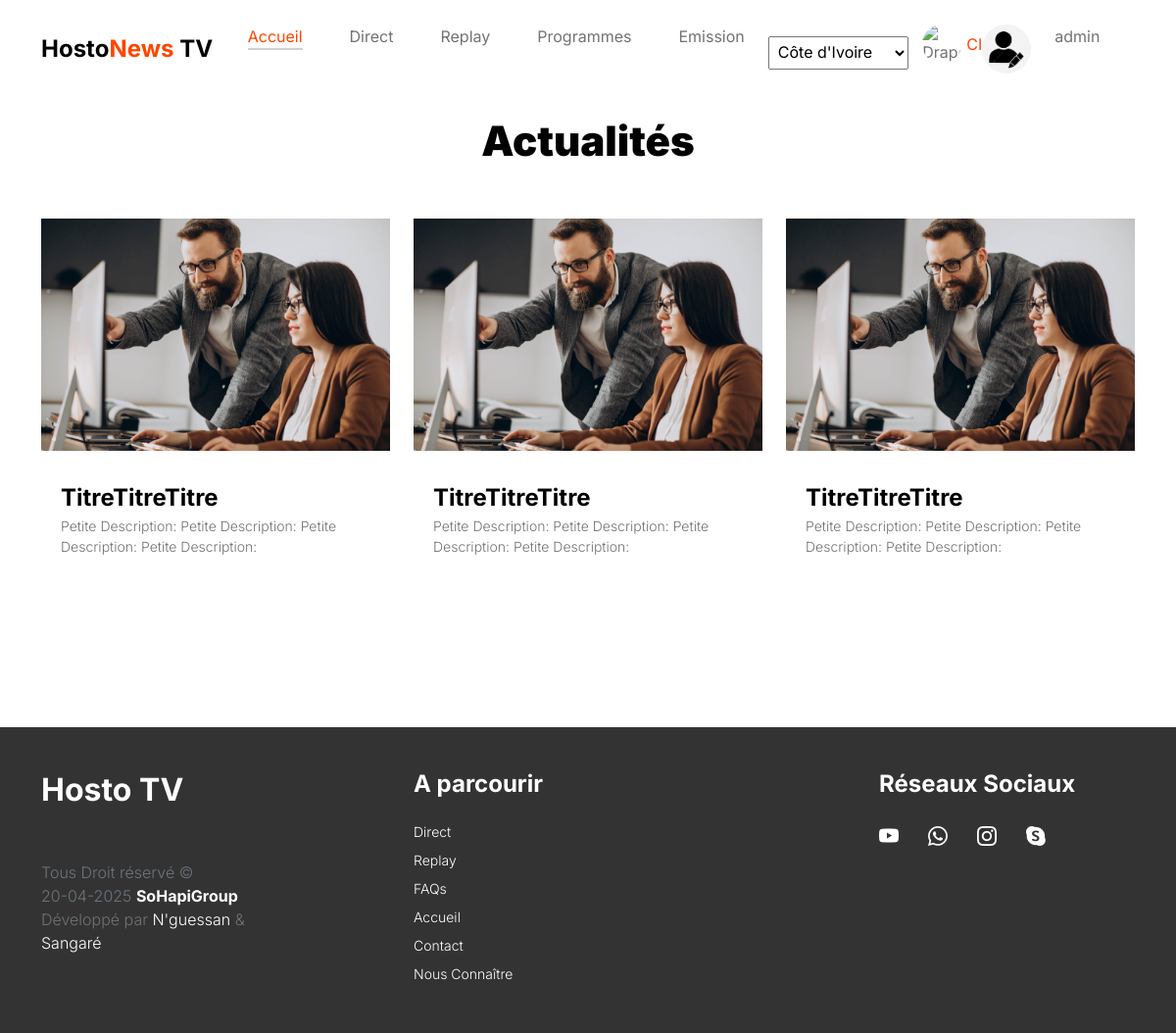
/category_emission.php?category=Actualités (signed in), run on the app's committed database.
### tables this page shows
CREATE TABLE IF NOT EXISTS `emissions` (
  `id` int NOT NULL AUTO_INCREMENT,
  `titre` varchar(255) NOT NULL,
  `url_emission` longtext NOT NULL,
  `le_status` varchar(255) DEFAULT 'avant-première',
  `ptt_description` text,
  `grd_description` text,
  `episode` int DEFAULT NULL,
  `image1` text,
  `image2` text,
  `categorie` varchar(100) DEFAULT NULL,
  `datePublication` datetime NOT NULL DEFAULT CURRENT_TIMESTAMP,
  `Videos` text,
  PRIMARY KEY (`id`)
);

### category_emission.php (the view, shortened to what this page needs)
<?php
    include('entete1.php');
    include('entete2.php');
    $pdo = new PDO('mysql:host=localhost;dbname=bd_hostonews_tv', 'root', '');
    $categorie = isset($_GET['category']) ? htmlspecialchars($_GET['category']) : null;
    if ($categorie) {
        $stmt = $pdo->prepare("SELECT * FROM emissions WHERE categorie = :categorie ORDER BY datePublication DESC");
        $stmt->execute(['categorie' => $categorie]);
        $emissions = $stmt->fetchAll(PDO::FETCH_ASSOC);
    } else {
        $emissions = [];
    }
?>
    <section class="featured-product section-padding">
        <div class="container">
            <div class="row">
                <div class="col-12 text-center">
                    <h2 class="mb-5"><?php echo htmlspecialchars($categorie); ?></h2>
                </div>
                <?php if (!empty($emissions)): ?>
                    <?php foreach ($emissions as $emission): ?>
                        <div class="col-lg-4 col-12 mb-3">
                            <div class="product-thumb">
                                <a href="detail_emission.php?id=<?php echo $emission['id']; ?>">
                                    <img src="images/slideshow/emission/<?php echo htmlspecialchars($emission['image1']); ?>"
                                        class="img-fluid product-image"
                                        alt="Image de l'émission">
                                </a>
                                <div class="product-info d-flex">
                                    <div>
                                        <h5 class="product-title mb-0">
                                            <a href="detail_emission.php?id=<?php echo $emission['id']; ?>"
                                            class="product-title-link"><?php echo htmlspecialchars($emission['titre']); ?></a>
                                        </h5>
                                        <p class="product-p">
                                            <?php echo htmlspecialchars($emission['ptt_description']); ?>
                                        </p>
                                    </div>
                                </div>
                            </div>
                        </div>
                    <?php endforeach; ?>
                <?php endif; ?>
            </div>
        </div>
    </section>
<?php include('footer.php');?>

### css/tooplate-little-fashion.css (style rules this page uses)
:root { --white-color: #FFFFFF; --primary-color: #FF4400; --section-bg-color: #f0f8ff; --dark-color: #000000; --grey-color: #d0d1d1; --p-color: #717275; --body-font-family: 'Inter', sans-serif; --h5-font-size: 24px; --p-font-size: 20px; --copyright-text-font-size: 16px; --product-link-font-size: 14px; --custom-link-font-size: 12px; --font-weight-thin: 100; --font-weight-light: 300; --font-weight-normal: 400; --font-weight-bold: 700; --font-weight-black: 900; }
body, html { height: 100%; }
html { scroll-behavior: smooth; }
body { background: var(--white-color); font-family: var(--body-font-family); position: relative; }
h2, h3, h4, h5, h6 { color: var(--dark-color); line-height: inherit; }
h1, h2, h3, h4, h5, h6 { font-weight: var(--font-weight-bold); }
h1, h2 { font-weight: var(--font-weight-black); }
h2 { font-size: 42px; }
h5 { font-size: 24px; }
p { color: var(--p-color); font-size: var(--p-font-size); font-weight: var(--font-weight-light); }
a, button { touch-action: manipulation; transition: all 0.3s; }
a { color: var(--p-color); text-decoration: none; }
section { content-visibility: auto; contain-intrinsic-size: 700px; }
.section-padding { padding-top: 7rem; padding-bottom: 7rem; }
.product-thumb { background: var(--white-color); position: relative; transition: all 0.5s ease-out; }
.product-image { transition: all 0.5s ease-out; }
.product-info { padding: 30px 20px; }
.product-title-link { color: var(--dark-color); }
.product-p { font-size: var(--product-link-font-size); }

### data on the page
emissions: image1 (picture), titre "TitreTitreTitre", ptt_description "Petite Description: Petite Description: Petite Description: Petite Description:"
emissions: image1 (picture), titre "TitreTitreTitre", ptt_description "Petite Description: Petite Description: Petite Description: Petite Description:"
emissions: image1 (picture), titre "TitreTitreTitre", ptt_description "Petite Description: Petite Description: Petite Description: Petite Description:"

### other printed values
$categorie "Actualités"
$date->format("d-m-Y") "20-04-2025"
